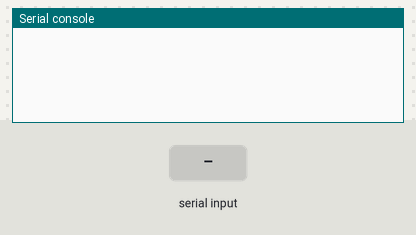
The program below on a simulated Raspberry Pi Pico running MicroPython. On the bench: the last lines printed to the serial console. The test bench sets the inputs (shaded band).

Above: at 1.2 s.
1.3 s: "1" typed at the serial console, then Enter
At 1.6 s:
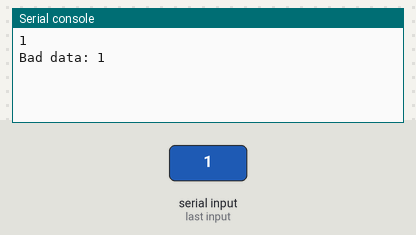
2.8 s: "0" typed at the serial console, then Enter
At 4.0 s:
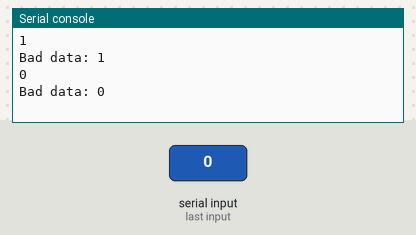
4.3 s: "2" typed at the serial console, then Enter
At 5.1 s:
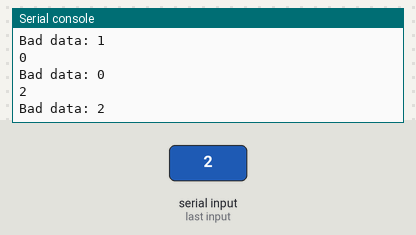

The program:

rp2040_time.py
```python
import machine
import time
import sys

i2c = machine.I2C(0, sda=machine.Pin(16), scl=machine.Pin(17))
ADDR = 0x68

def dec2bcd(val):
    return (val // 10) << 4 | (val % 10)

def set_ds1307(y, m, d, hh, mm, ss):
    data = bytes([
        dec2bcd(ss),
        dec2bcd(mm),
        dec2bcd(hh),
        1,                  # day of week (ignored)
        dec2bcd(d),
        dec2bcd(m),
        dec2bcd(y - 2000)
    ])
    i2c.writeto_mem(ADDR, 0x00, data)

while True:
    line = sys.stdin.readline().strip()
    if not line:
        continue

    try:
        y, m, d, hh, mm, ss = map(int, line.split())
        print("Setting:", y, m, d, hh, mm, ss)
        set_ds1307(y, m, d, hh, mm, ss)
    except:
        print("Bad data:", line)
```

Measured:
- after the input at 1.3 s, the serial console: prints a new line at once (image 1)
- after the input at 2.8 s, the serial console: prints a new line at once (image 2)
- after the input at 4.3 s, the serial console: prints a new line at once (image 3)
